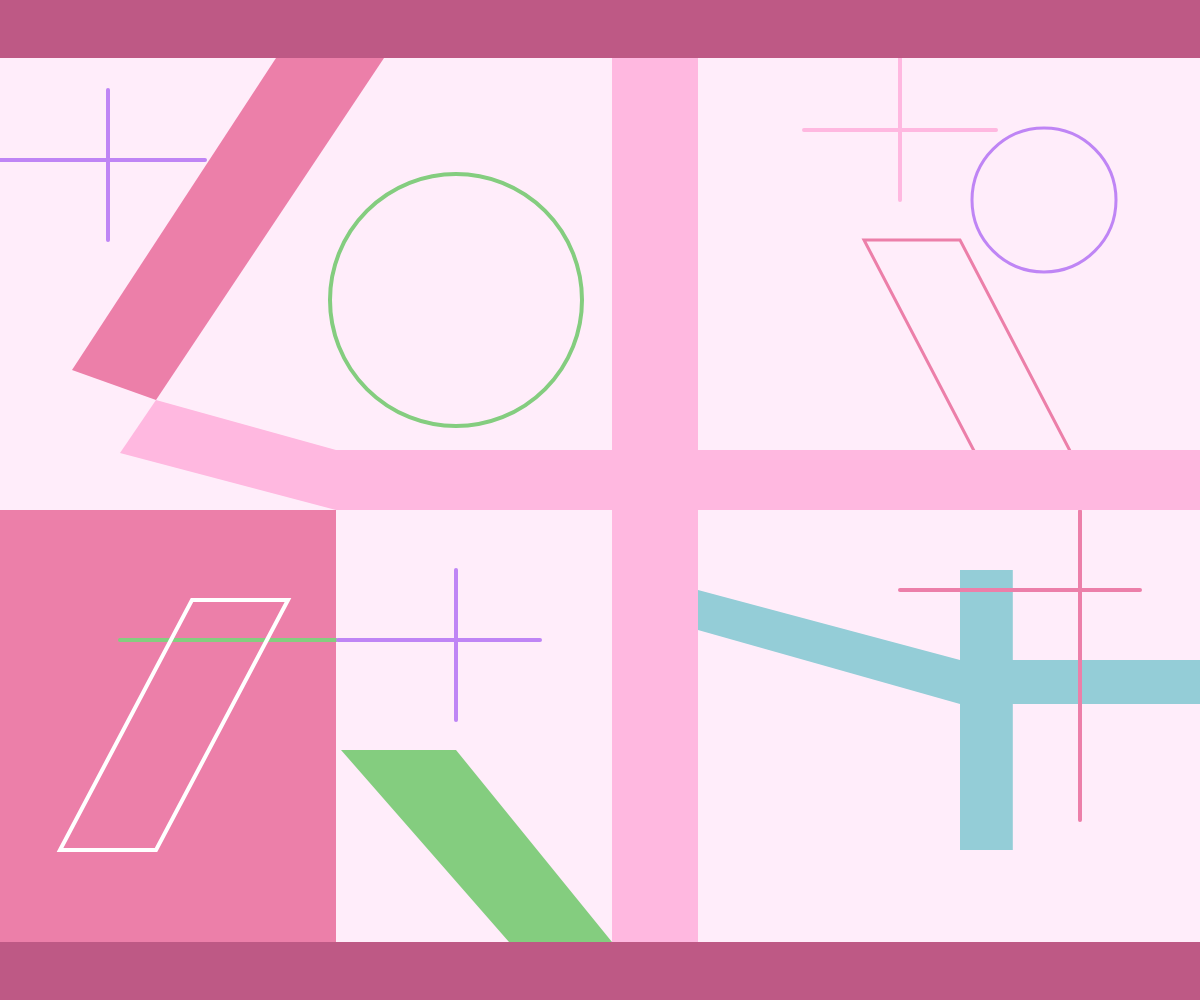
Frame 1 (no input)
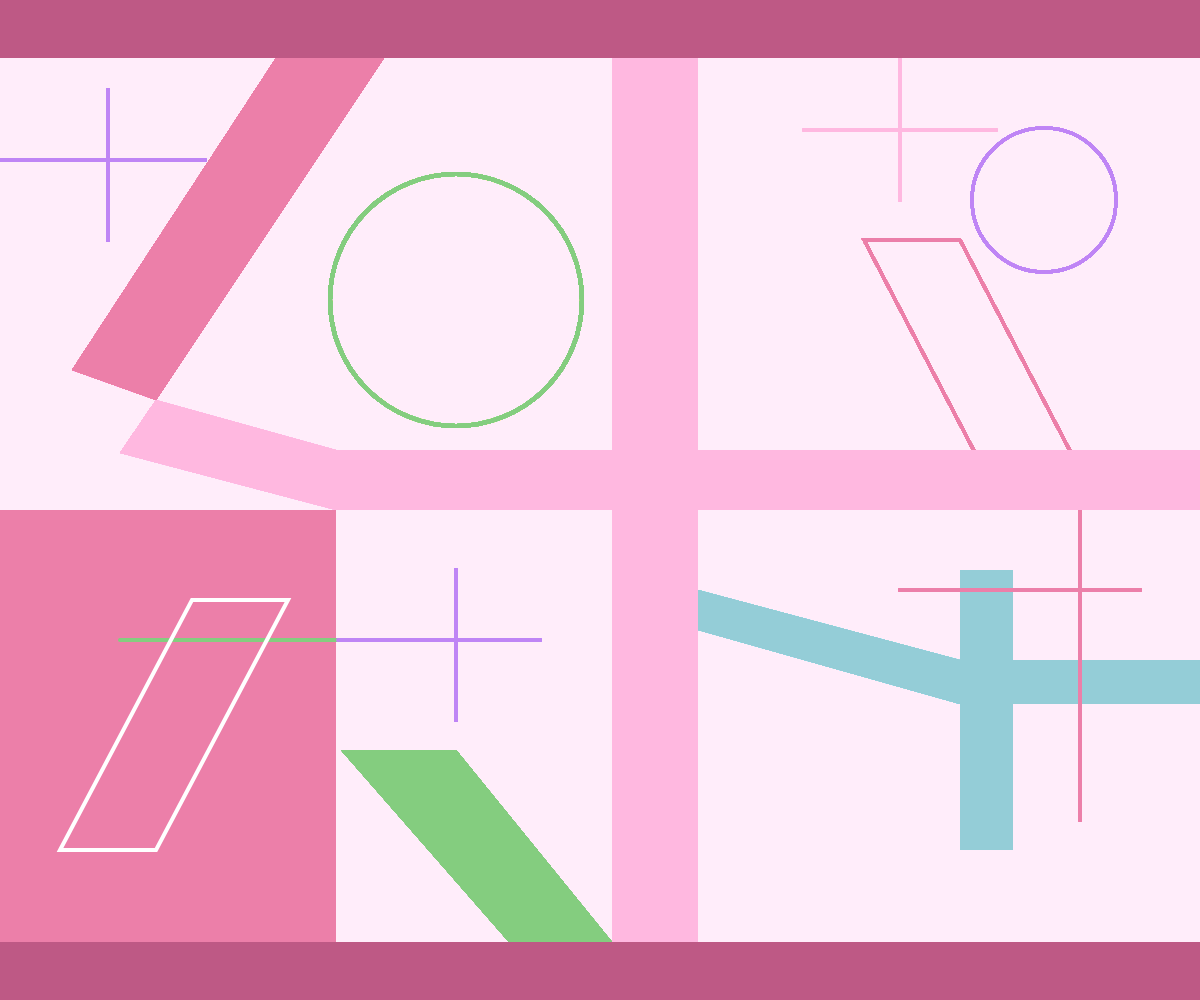
Frame 60 (no input)
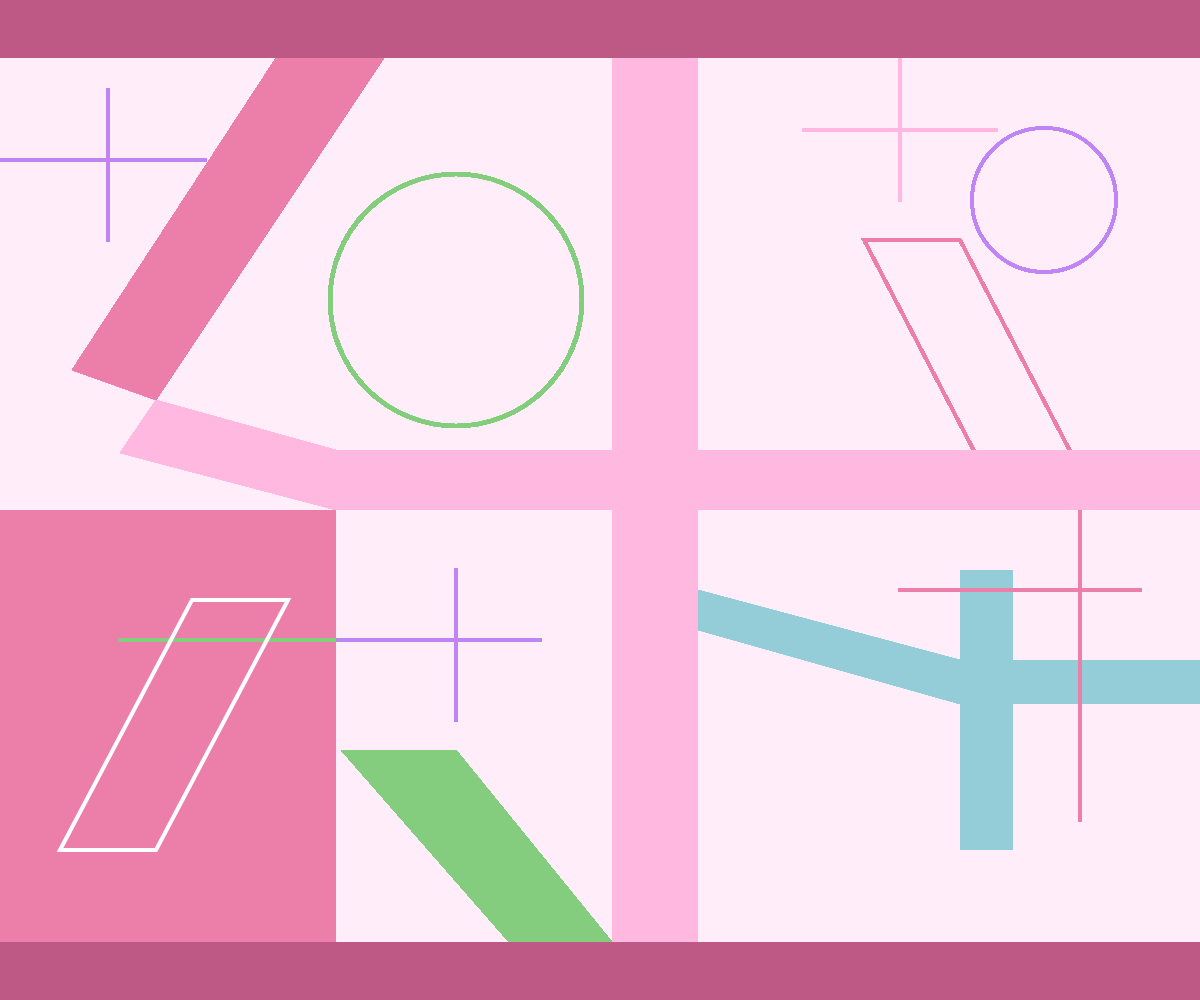
Frame 120 (the mouse pressed at the canvas centre since frame 60)

The p5.js sketch that drew these frames (run headless with seeded random() and noise() and a simulated clock; from frame 60 on, the mouse is pressed at the canvas centre):

// p5.js sketch
// ── sketch.js
let myDiameter;
// setting the base diameter
// so I can use it as a variable


function setup() {
  createCanvas(windowWidth, windowHeight);
  // making it scalable
  background("rgb(255, 237, 250)");
  // shade 1 pink colored background

}

function draw() {


  // shade 3 of pink box on the bottom left
  fill("rgb(236, 127, 169)");
  noStroke();
  rect(0,windowHeight*0.51,windowWidth*0.28,windowHeight);
  // the height is not actually windowHeight but b/c
  // it's at the bottom you can't tell

  // the solid shade 3 pink filled polygon on the top left
  fill("rgb(236, 127, 169)");
  noStroke();
  beginShape();
  vertex(windowWidth*0.23,windowHeight*0.058); // top left
  vertex(windowWidth*0.32,windowHeight*0.058); // top right
  vertex(windowWidth*0.13,windowHeight*0.40); // bottom left
  vertex(windowWidth*0.06,windowHeight*0.37); // bottom right
  endShape(CLOSE);

  // polygon on the top right quadrant in shade 3 pink
  stroke("rgb(236, 127, 169)");
  noFill();
  strokeWeight(3);
  beginShape();
  vertex(windowWidth*0.72,windowHeight*0.24); // top left
  vertex(windowWidth*0.80,windowHeight*0.24); // top right
  vertex(windowWidth*0.90,windowHeight*0.47); // bottom right
  vertex(windowWidth*0.82,windowHeight*0.47); // bottom left
  endShape(CLOSE);

  
  // shade 2 of pink cross on the top right quadrant 
  stroke("rgb(255, 184, 224)");
  strokeWeight(4);
  line(windowWidth*0.67,windowHeight*0.13,windowWidth*0.83,windowHeight*0.13); // the horizontal line
  line(windowWidth*0.75,windowHeight*0.058,windowWidth*0.75,windowHeight*0.2); // the vertical line

  // the angled extension of the horizontal shade 2 pink line to the left
  // in the top right quadrant
  fill("rgb(255, 184, 224)");
  noStroke();
  beginShape();
  vertex(windowWidth*0.28,windowHeight*0.45); // top right
  vertex(windowWidth*0.28,windowHeight*0.51); // bottom right
  vertex(windowWidth*0.10,windowHeight*0.45+3); // bottom left
  vertex(windowWidth*0.13,windowHeight*0.4); // top left
  endShape(CLOSE);

  // blue vertical line in the bottom right quadrant

  fill("rgba(148, 205, 215, 1)");
  noStroke();
  rect(windowWidth*0.8,windowHeight*0.57,windowWidth*0.044,windowHeight*0.28);

  // horizontal blue line across the middle in the bottom right
  // windowWidth for the width b/c it goes to the end of the page
  // not actually windowWidth but ensures it covers till the end
  rect(windowWidth*0.8,windowHeight*0.66,windowWidth,windowHeight*0.044);


  // the angled extension of the horizontal green line to the left
  // in the bottom right quadrant
  beginShape();
  vertex(windowWidth*0.8,windowHeight*0.66); // top right
  vertex(windowWidth*0.8,windowHeight*0.66+windowHeight*0.044); // bottom right
  vertex(windowWidth*0.51+0.07*windowWidth+2,windowHeight*0.63); // bottom left
  vertex(windowWidth*0.51+0.07*windowWidth+2,windowHeight*0.59); // top left
  endShape(CLOSE);

  // shade 3 of pink cross on the bottom right
  stroke("rgb(236, 127, 169)");
  strokeWeight(4);
  line(windowWidth*0.9,windowHeight*0.51+1,windowWidth*0.9,windowHeight*0.82); // vertical line
  line(windowWidth*0.75,windowHeight*0.59,windowWidth*0.95,windowHeight*0.59); // horizontal line


  // smaller purple circle on the right
  // set the diameter on top as a variable
  noFill();
  stroke("rgba(191, 133, 245, 1)");
  strokeWeight(3);
  myDiameter = width;
  circle(windowWidth*0.87,windowHeight*0.2,myDiameter*0.12);

  // purple cross on the top left quadrant
  stroke("rgba(191, 133, 245, 1)");
  strokeWeight(4);
  line(0,windowHeight*0.16,windowWidth*0.17+1,windowHeight*0.16);
  line(windowWidth*0.09,windowHeight*0.09,windowWidth*0.09,windowHeight*0.24);


  // green polygon on the bottom left quadrant
  fill("rgba(132, 205, 127, 1)");
  noStroke();
  beginShape();
  vertex(windowWidth*0.28+5,windowHeight*0.75); // top left
  vertex(windowWidth*0.38,windowHeight*0.75); // top right
  vertex(windowWidth*0.51,windowHeight-windowHeight*0.058); //bottom right
  vertex(windowWidth*0.42+5,windowHeight-windowHeight*0.058); // bottom left
  endShape(CLOSE);


  // bigger green circle on the top left
  noFill();
  stroke("rgba(132, 205, 127, 1)");
  circle(windowWidth*0.38,windowHeight*0.3,myDiameter*0.21);
  // used myDiameter as a variable
  // made it 40% bigger

  // green line on bottom left quadrant
  strokeWeight(4);
  line(windowWidth*0.1,windowHeight*0.64,windowWidth*0.28,windowHeight*0.64);

  // purple cross on the bottom left quadrant
  stroke("rgba(191, 133, 245, 1)");
  strokeWeight(4);
  line(windowWidth*0.28+2,windowHeight*0.64,windowWidth*0.45,windowHeight*0.64);
  line(windowWidth*0.38,windowHeight*0.57,windowWidth*0.38,windowHeight*0.72);

  // the white outline of polygon on the bottom left
  noFill();
  strokeWeight(4);
  stroke("rgba(255, 255, 255, 1)");
  beginShape();
  vertex(windowWidth*0.24,windowHeight*0.6); // top right
  vertex(windowWidth*0.13,windowHeight*0.85); // bottom right
  vertex(windowWidth*0.05,windowHeight*0.85) // bottom left
  vertex(windowWidth*0.16,windowHeight*0.6); // top left
  endShape(CLOSE);


  // vertical shade 2 pink line down the middle
   fill("rgb(255, 184, 224)");
  noStroke();
  rect(windowWidth*0.51,windowHeight*0.05,windowWidth*0.07+2,windowHeight);
  // horizontal pink line across the middle
  rect(windowWidth*0.28,windowHeight*0.45,windowWidth*0.72,windowHeight*0.06);


  // shade 4 pink line at the top with 5.8% of the height
  fill("rgb(190, 89, 133)");
  noStroke();
  rect(0,0,windowWidth,windowHeight*0.058);
 
  // shade 4 pinkline at the bottom
  rect(0,windowHeight-windowHeight*0.058,windowWidth,windowHeight*0.058);
  // same as the one on top
  // putting these at the end so they lay on top of the pink lines

}
